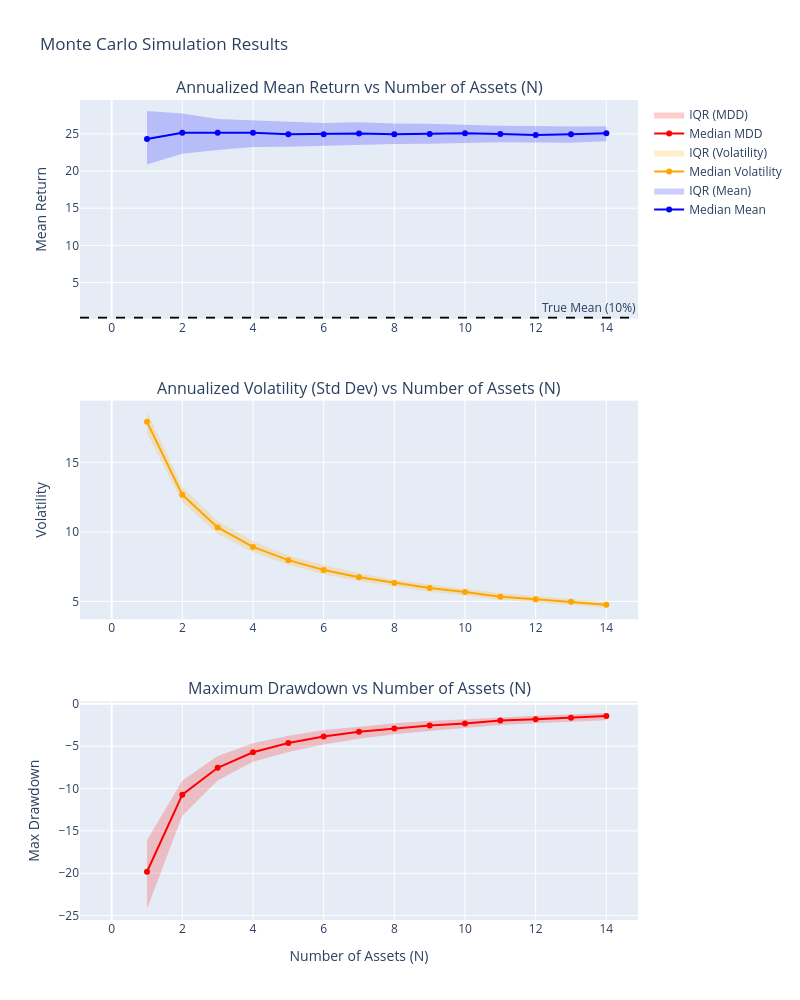

Notebook cell for this chart:
### Code cell
# Create subplots
fig = make_subplots(rows=3, cols=1, 
                    subplot_titles=('Annualized Mean Return vs Number of Assets (N)',
                                    'Annualized Volatility (Std Dev) vs Number of Assets (N)',
                                    'Maximum Drawdown vs Number of Assets (N)'),
                    vertical_spacing=0.1)

# 1. Mean Return
fig.add_trace(go.Scatter(x=results['N'], y=results['mean_p50'], mode='lines+markers', name='Median Mean', line=dict(color='blue'), hovertemplate='N: %{x}<br>Mean: %{y:.4f}<extra></extra>'), row=1, col=1)
fig.add_trace(go.Scatter(x=results['N'], y=results['mean_p75'], mode='lines', line=dict(width=0), showlegend=False, hoverinfo='skip'), row=1, col=1)
fig.add_trace(go.Scatter(x=results['N'], y=results['mean_p25'], mode='lines', fill='tonexty', fillcolor='rgba(0,0,255,0.2)', line=dict(width=0), name='IQR (Mean)', hovertemplate='N: %{x}<br>25th-75th IQR<extra></extra>'), row=1, col=1)
fig.add_hline(y=annual_mean, line_dash="dash", line_color="black", annotation_text="True Mean (10%)", row=1, col=1)

# 2. Volatility
fig.add_trace(go.Scatter(x=results['N'], y=results['std_p50'], mode='lines+markers', name='Median Volatility', line=dict(color='orange'), hovertemplate='N: %{x}<br>Vol: %{y:.4f}<extra></extra>'), row=2, col=1)
fig.add_trace(go.Scatter(x=results['N'], y=results['std_p75'], mode='lines', line=dict(width=0), showlegend=False, hoverinfo='skip'), row=2, col=1)
fig.add_trace(go.Scatter(x=results['N'], y=results['std_p25'], mode='lines', fill='tonexty', fillcolor='rgba(255,165,0,0.2)', line=dict(width=0), name='IQR (Volatility)', hovertemplate='N: %{x}<br>25th-75th IQR<extra></extra>'), row=2, col=1)

# 3. Maximum Drawdown
fig.add_trace(go.Scatter(x=results['N'], y=results['mdd_p50'], mode='lines+markers', name='Median MDD', line=dict(color='red'), hovertemplate='N: %{x}<br>MDD: %{y:.4f}<extra></extra>'), row=3, col=1)
fig.add_trace(go.Scatter(x=results['N'], y=results['mdd_p75'], mode='lines', line=dict(width=0), showlegend=False, hoverinfo='skip'), row=3, col=1)
fig.add_trace(go.Scatter(x=results['N'], y=results['mdd_p25'], mode='lines', fill='tonexty', fillcolor='rgba(255,0,0,0.2)', line=dict(width=0), name='IQR (MDD)', hovertemplate='N: %{x}<br>25th-75th IQR<extra></extra>'), row=3, col=1)

# Update layout
fig.update_layout(height=1000, width=800, title_text="Monte Carlo Simulation Results", showlegend=True, hovermode='x unified')
fig.update_xaxes(title_text="Number of Assets (N)", row=3, col=1)

# Set common labels
fig.update_yaxes(title_text="Mean Return", row=1, col=1)
fig.update_yaxes(title_text="Volatility", row=2, col=1)
fig.update_yaxes(title_text="Max Drawdown", row=3, col=1)

fig.show()

### Figure 1 — Plotly figure (JSON) as saved in the notebook; plotly's stock layout.template omitted (floating-point values rounded to 4 significant figures)
{"data": [{"hovertemplate": "N: %{x}<br>Mean: %{y:.4f}<extra></extra>", "line": {"color": "blue"}, "mode": "lines+markers", "name": "Median Mean", "type": "scatter", "x": [0, 1, 2, 3, 4, 5, 6, 7, 8, 9, 10, 11, 12, 13, 14], "xaxis": "x", "y": [null, 24.32, 25.15, 25.17, 25.17, 24.95, 24.97, 25.05, 24.97, 24.99, 25.11, 24.99, 24.85, 24.96, 25.1], "yaxis": "y"}, {"hoverinfo": "skip", "line": {"width": 0}, "mode": "lines", "showlegend": false, "type": "scatter", "x": [0, 1, 2, 3, 4, 5, 6, 7, 8, 9, 10, 11, 12, 13, 14], "xaxis": "x", "y": [null, 28.1, 27.75, 27.03, 26.88, 26.67, 26.48, 26.56, 26.42, 26.38, 26.21, 26.1, 26.07, 26.0, 26.04], "yaxis": "y"}, {"fill": "tonexty", "fillcolor": "rgba(0,0,255,0.2)", "hovertemplate": "N: %{x}<br>25th-75th IQR<extra></extra>", "line": {"width": 0}, "mode": "lines", "name": "IQR (Mean)", "type": "scatter", "x": [0, 1, 2, 3, 4, 5, 6, 7, 8, 9, 10, 11, 12, 13, 14], "xaxis": "x", "y": [null, 20.9, 22.34, 22.85, 23.23, 23.28, 23.41, 23.55, 23.65, 23.67, 23.78, 23.87, 23.85, 23.82, 24.03], "yaxis": "y"}, {"hovertemplate": "N: %{x}<br>Vol: %{y:.4f}<extra></extra>", "line": {"color": "orange"}, "mode": "lines+markers", "name": "Median Volatility", "type": "scatter", "x": [0, 1, 2, 3, 4, 5, 6, 7, 8, 9, 10, 11, 12, 13, 14], "xaxis": "x2", "y": [null, 17.91, 12.66, 10.32, 8.922, 7.967, 7.266, 6.741, 6.333, 5.959, 5.678, 5.342, 5.157, 4.975, 4.768], "yaxis": "y2"}, {"hoverinfo": "skip", "line": {"width": 0}, "mode": "lines", "showlegend": false, "type": "scatter", "x": [0, 1, 2, 3, 4, 5, 6, 7, 8, 9, 10, 11, 12, 13, 14], "xaxis": "x2", "y": [null, 18.65, 13.23, 10.79, 9.34, 8.305, 7.625, 7.026, 6.568, 6.212, 5.912, 5.599, 5.396, 5.19, 4.963], "yaxis": "y2"}, {"fill": "tonexty", "fillcolor": "rgba(255,165,0,0.2)", "hovertemplate": "N: %{x}<br>25th-75th IQR<extra></extra>", "line": {"width": 0}, "mode": "lines", "name": "IQR (Volatility)", "type": "scatter", "x": [0, 1, 2, 3, 4, 5, 6, 7, 8, 9, 10, 11, 12, 13, 14], "xaxis": "x2", "y": [null, 17.13, 12.12, 9.848, 8.536, 7.634, 6.958, 6.463, 6.062, 5.696, 5.426, 5.124, 4.918, 4.745, 4.551], "yaxis": "y2"}, {"hovertemplate": "N: %{x}<br>MDD: %{y:.4f}<extra></extra>", "line": {"color": "red"}, "mode": "lines+markers", "name": "Median MDD", "type": "scatter", "x": [0, 1, 2, 3, 4, 5, 6, 7, 8, 9, 10, 11, 12, 13, 14], "xaxis": "x3", "y": [null, -19.82, -10.72, -7.547, -5.719, -4.618, -3.866, -3.294, -2.915, -2.551, -2.31, -1.972, -1.812, -1.641, -1.437], "yaxis": "y3"}, {"hoverinfo": "skip", "line": {"width": 0}, "mode": "lines", "showlegend": false, "type": "scatter", "x": [0, 1, 2, 3, 4, 5, 6, 7, 8, 9, 10, 11, 12, 13, 14], "xaxis": "x3", "y": [null, -16.11, -9.038, -6.155, -4.64, -3.761, -3.099, -2.711, -2.296, -2.039, -1.814, -1.584, -1.411, -1.227, -1.072], "yaxis": "y3"}, {"fill": "tonexty", "fillcolor": "rgba(255,0,0,0.2)", "hovertemplate": "N: %{x}<br>25th-75th IQR<extra></extra>", "line": {"width": 0}, "mode": "lines", "name": "IQR (MDD)", "type": "scatter", "x": [0, 1, 2, 3, 4, 5, 6, 7, 8, 9, 10, 11, 12, 13, 14], "xaxis": "x3", "y": [null, -24.23, -13.22, -9.05, -6.843, -5.687, -4.813, -4.126, -3.58, -3.205, -2.871, -2.501, -2.293, -2.072, -1.928], "yaxis": "y3"}], "layout": {"annotations": [{"font": {"size": 16}, "showarrow": false, "text": "Annualized Mean Return vs Number of Assets (N)", "x": 0.5, "xanchor": "center", "xref": "paper", "y": 1, "yanchor": "bottom", "yref": "paper"}, {"font": {"size": 16}, "showarrow": false, "text": "Annualized Volatility (Std Dev) vs Number of Assets (N)", "x": 0.5, "xanchor": "center", "xref": "paper", "y": 0.6333, "yanchor": "bottom", "yref": "paper"}, {"font": {"size": 16}, "showarrow": false, "text": "Maximum Drawdown vs Number of Assets (N)", "x": 0.5, "xanchor": "center", "xref": "paper", "y": 0.2667, "yanchor": "bottom", "yref": "paper"}, {"showarrow": false, "text": "True Mean (10%)", "x": 1, "xanchor": "right", "xref": "x domain", "y": 0.25, "yanchor": "bottom", "yref": "y"}], "height": 1000, "hovermode": "x unified", "shapes": [{"line": {"color": "black", "dash": "dash"}, "type": "line", "x0": 0, "x1": 1, "xref": "x domain", "y0": 0.25, "y1": 0.25, "yref": "y"}], "showlegend": true, "title": {"text": "Monte Carlo Simulation Results"}, "width": 800, "xaxis": {"anchor": "y", "domain": [0, 1]}, "xaxis2": {"anchor": "y2", "domain": [0, 1]}, "xaxis3": {"anchor": "y3", "domain": [0, 1], "title": {"text": "Number of Assets (N)"}}, "yaxis": {"anchor": "x", "domain": [0.7333, 1], "title": {"text": "Mean Return"}}, "yaxis2": {"anchor": "x2", "domain": [0.3667, 0.6333], "title": {"text": "Volatility"}}, "yaxis3": {"anchor": "x3", "domain": [0, 0.2667], "title": {"text": "Max Drawdown"}}}}
